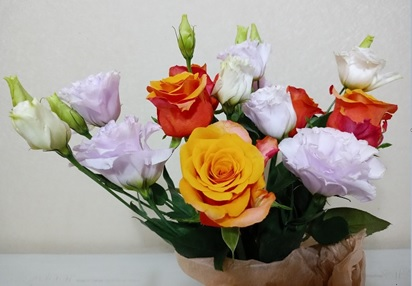
#> input picture chap05/exercises/images_ch05/flowers.jpg, 412 x 286 px
$ python 00.mask-2.py
#> lines starting #> are read from the running program, lines starting #| are printed output that depends on the picture
import cv2

src = cv2.imread('exercises/images_ch05/flowers.jpg', cv2.IMREAD_COLOR)
#> src is the input picture: shape (286, 412, 3); mean B, G, R 142.9, 155.1, 167.7
mask = cv2.imread('exercises/images_ch05/maskHeart.jpg', cv2.IMREAD_GRAYSCALE)
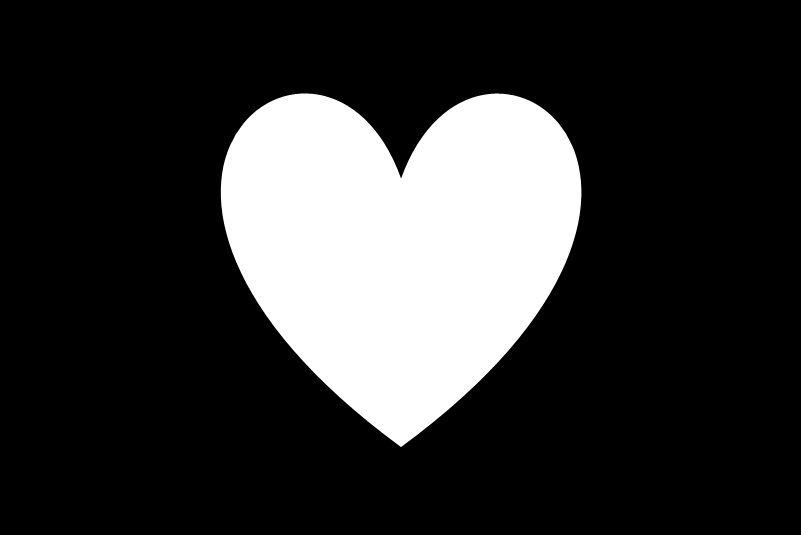
#> input picture chap05/exercises/images_ch05/maskHeart.jpg, 801 x 535 px
#> mask is the input picture: shape (535, 801); min 0, max 255, mean 52.2
dst = cv2.imread('exercises/images_ch05/sunset.jpg', cv2.IMREAD_COLOR)
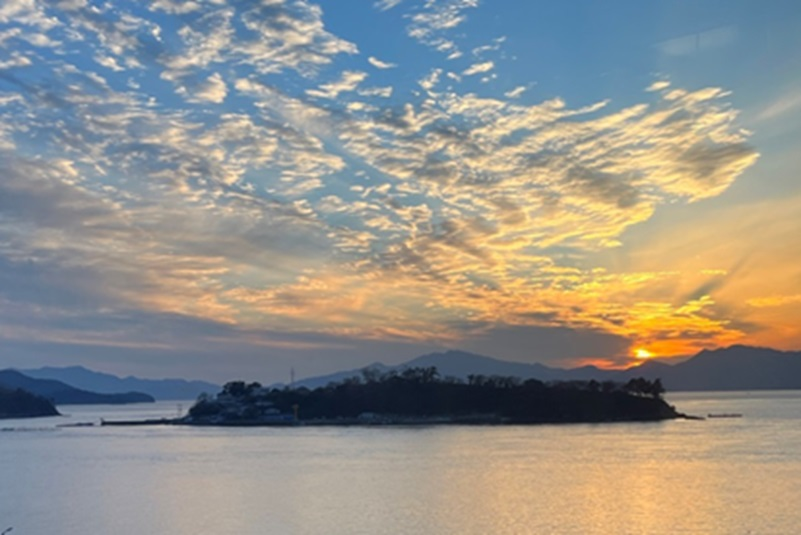
#> input picture chap05/exercises/images_ch05/sunset.jpg, 801 x 535 px
#> dst is the input picture: shape (535, 801, 3); mean B, G, R 139.1, 146.3, 149.1
sh,sw=src.shape[:2]
#> sh = 286; sw = 412
mh,mw=mask.shape[:2]
#> mh = 535; mw = 801
dh,dw=dst.shape[:2]
#> dh = 535; dw = 801
print('src: ',sh,sw,'mask: ',mh,mw,'dst',dh,dw)
#| src:  286 412 mask:  535 801 dst 535 801

#> (the run stopped early here; a loop or call above may not have finished)
